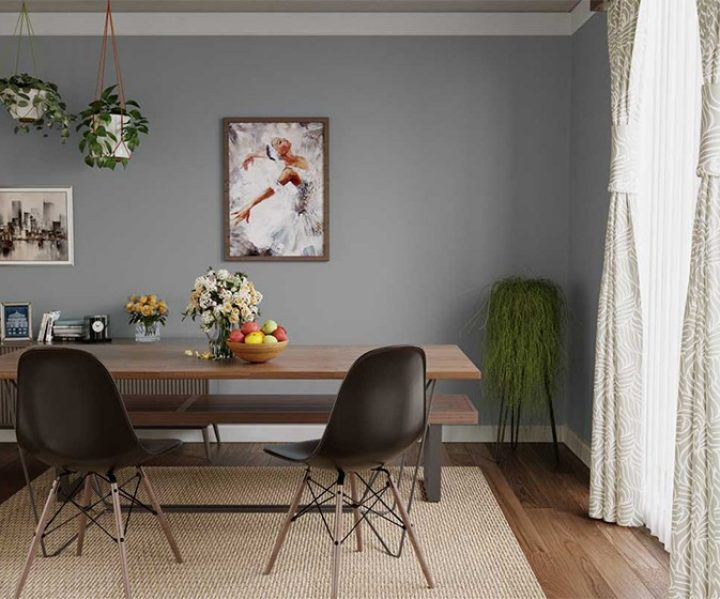
//> input picture DWTSVD_Watermarking/DWTSVD_Watermarking/home.jpg, 720 x 599 px; the run also reads 1 picture not shown here
$ ./DWTSVD_Watermarking   (built with g++ and OpenCV 4)
//> lines starting //> are read from the running program, lines starting //| are printed output that depends on the picture
#include <Eigen/Dense>
#include <opencv2/opencv.hpp>
#include <opencv2/core/eigen.hpp>

#include <iostream>
#include <vector>
#include <cmath>
#include <random>
#include <algorithm>
#include <fstream>
#include <string>
#include <sstream>

using namespace cv;
using namespace std;

// Structure to hold block information
struct Block {
    Rect location;
    double spatial_value;
    double attack_value;
    double merit;
};

// Function to apply Gaussian blur
Mat apply_blur(const Mat& img, double sigma) {
    Mat blurred;
    cv::GaussianBlur(img, blurred, Size(0, 0), sigma);
    return blurred;
}

// Function to add Additive White Gaussian Noise (AWGN)
Mat apply_awgn(const Mat& img, double stddev) {
    Mat noise = Mat(img.size(), CV_64F);
    randn(noise, 0, stddev);
    Mat noisy_img;
    img.convertTo(noisy_img, CV_64F);
    noisy_img += noise;
    noisy_img = max(noisy_img, 0.0);
    noisy_img = min(noisy_img, 255.0);
    noisy_img.convertTo(noisy_img, CV_8U);
    return noisy_img;
}

// Function to apply median filtering
Mat apply_median_filter(const Mat& img, int kernel_size) {
    Mat filtered;
    medianBlur(img, filtered, kernel_size);
    return filtered;
}

// Function to apply sharpening
Mat apply_sharpen(const Mat& img, double sigma, double alpha) {
    Mat blurred, sharpened;
    GaussianBlur(img, blurred, Size(0, 0), sigma);
    sharpened = img + alpha * (img - blurred);
    sharpened = max(sharpened, 0.0);
    sharpened = min(sharpened, 255.0);
    sharpened.convertTo(sharpened, CV_8U);
    return sharpened;
}

// Function to resize image (downscale and upscale)
Mat apply_resize(const Mat& img, double scale) {
    Mat resized, restored;
    resize(img, resized, Size(), scale, scale, INTER_LINEAR);
    resize(resized, restored, img.size(), 0, 0, INTER_LINEAR);
    return restored;
}

// Function to perform Haar Wavelet Transform (DWT)
void haar_wavelet_transform(const Mat& src, Mat& LL, Mat& LH, Mat& HL, Mat& HH) {
    int rows = src.rows / 2;
    int cols = src.cols / 2;

    LL = Mat(rows, cols, CV_64F, Scalar(0));
    LH = Mat(rows, cols, CV_64F, Scalar(0));
    HL = Mat(rows, cols, CV_64F, Scalar(0));
    HH = Mat(rows, cols, CV_64F, Scalar(0));

    for (int i = 0; i < rows; ++i) {
        for (int j = 0; j < cols; ++j) {
            double a = src.at<double>(i * 2, j * 2);
            double b = src.at<double>(i * 2, j * 2 + 1);
            double c = src.at<double>(i * 2 + 1, j * 2);
            double d = src.at<double>(i * 2 + 1, j * 2 + 1);

            LL.at<double>(i, j) = (a + b + c + d) / 4.0;
            LH.at<double>(i, j) = (a - b + c - d) / 4.0;
            HL.at<double>(i, j) = (a + b - c - d) / 4.0;
            HH.at<double>(i, j) = (a - b - c + d) / 4.0;
        }
    }
}

// Function to perform Inverse Haar Wavelet Transform (IDWT)
void inverse_haar_wavelet_transform(const Mat& LL, const Mat& LH, const Mat& HL, const Mat& HH, Mat& dst) {
    int rows = LL.rows * 2;
    int cols = LL.cols * 2;

    dst = Mat(rows, cols, CV_64F, Scalar(0));

    for (int i = 0; i < LL.rows; ++i) {
        for (int j = 0; j < LL.cols; ++j) {
            double ll = LL.at<double>(i, j);
            double lh = LH.at<double>(i, j);
            double hl = HL.at<double>(i, j);
            double hh = HH.at<double>(i, j);

            dst.at<double>(i * 2, j * 2) = ll + lh + hl + hh;
            dst.at<double>(i * 2, j * 2 + 1) = ll - lh + hl - hh;
            dst.at<double>(i * 2 + 1, j * 2) = ll + lh - hl - hh;
            dst.at<double>(i * 2 + 1, j * 2 + 1) = ll - lh - hl + hh;
        }
    }
    // Normalize the values to [0,255]
    //normalize(dst, dst, 0, 255, NORM_MINMAX);
}

// [13 lines left out: function is_image_size_sufficient, not called in this run]

void compute_svd(const Mat& src, Mat& U, Mat& S, Mat& Vt) {
    // Convert OpenCV matrix to Eigen matrix
    Eigen::MatrixXd src_eigen;
    cv::cv2eigen(src, src_eigen);

    // Perform SVD using Eigen
    Eigen::JacobiSVD<Eigen::MatrixXd> svd(src_eigen, Eigen::ComputeFullU | Eigen::ComputeFullV);
    // Assign results to OpenCV matrices
    cv::eigen2cv(svd.matrixU(), U);
    cv::eigen2cv(svd.singularValues(), S);
    cv::eigen2cv(svd.matrixV(), Vt);
}

void reconstruct_matrix(const Mat& U, const Mat& S, const Mat& Vt, Mat& reconstructed) {
    // Convert OpenCV matrices to Eigen matrices
    Eigen::MatrixXd U_eigen, S_eigen, Vt_eigen;
    cv::cv2eigen(U, U_eigen);
    cv::cv2eigen(S, S_eigen);
    cv::cv2eigen(Vt, Vt_eigen);

    // Create a diagonal matrix from the singular values
    Eigen::MatrixXd S_diag = S_eigen;
    if (S.rows == 1 || S.cols == 1)
        S_diag = S_eigen.asDiagonal();

    // Reconstruct the matrix using Eigen's matrix multiplication
    Eigen::MatrixXd reconstructed_eigen = U_eigen * S_diag * Vt_eigen.transpose();
    // Convert the reconstructed Eigen matrix back to an OpenCV matrix
    cv::eigen2cv(reconstructed_eigen, reconstructed);

}

// [23 lines left out: function customConvert8U, not called in this run]

cv::Mat extractPrecisionDifference(const Mat& mat8u, const Mat& mat64f) {
    cv::Mat dst(mat64f.rows, mat64f.cols, mat64f.type());

    for (int i = 0; i < mat64f.rows; ++i) {
        for (int j = 0; j < mat64f.cols; ++j) {
            double value = mat64f.at<double>(i, j);
            int integerPart = mat8u.at<uchar>(i, j);
            double fractionalPart = value - integerPart;
            dst.at<double>(i, j) = fractionalPart;
        }
    }

    return dst;
}

cv::Mat combineMatPrecision(const cv::Mat& integerMat, const cv::Mat& precisionMat) {
    cv::Mat dst(precisionMat.rows, precisionMat.cols, CV_64F);
    for (int i = 0; i < precisionMat.rows; ++i) {
        for (int j = 0; j < precisionMat.cols; ++j) {
            dst.at<double>(i, j) = precisionMat.at<double>(i, j) + (integerMat.at<uchar>(i, j));
        }
    }

    return dst;
}

// Function to save the singular value matrix (S) as a secret key
// [32 lines left out: functions save_singular_values, load_singular_values, not called in this run]

void save_selected_blocks(const vector<Block>& selected_blocks, const string& key_file) {
    std::ofstream file(key_file, std::ios::binary);

    if (file.is_open()) {
        // Write the number of selected blocks
        int num_blocks = selected_blocks.size();
        file.write((char*)&num_blocks, sizeof(int));

        // Write each block information
        for (const Block& block : selected_blocks) {
            // Write block location (x, y, width, height)
            file.write((char*)&block.location.x, sizeof(int));
            file.write((char*)&block.location.y, sizeof(int));
            file.write((char*)&block.location.width, sizeof(int));
            file.write((char*)&block.location.height, sizeof(int));

            // Write block's spatial and attack values
            file.write((char*)&block.spatial_value, sizeof(double));
            file.write((char*)&block.attack_value, sizeof(double));
        }

        file.close();
        std::cout << "Selected blocks information saved to " << key_file << std::endl;
    }
    else {
        std::cerr << "Error: Could not save selected blocks to file." << std::endl;
    }
}

vector<Block> load_selected_blocks(const string& key_file) {
    vector<Block> selected_blocks;
    std::ifstream file(key_file, std::ios::binary);

    if (!file.is_open()) {
        // Handle error: couldn't open file
        throw std::runtime_error("Could not open key file");
    }

    // Read the number of selected blocks
    int num_blocks;
    file.read((char*)&num_blocks, sizeof(int));

    selected_blocks.resize(num_blocks);

    // Read each block information
    for (int i = 0; i < num_blocks; ++i) {
        Block block;
        file.read((char*)&block.location.x, sizeof(int));
        file.read((char*)&block.location.y, sizeof(int));
        file.read((char*)&block.location.width, sizeof(int));
        file.read((char*)&block.location.height, sizeof(int));
        file.read((char*)&block.spatial_value, sizeof(double));
        file.read((char*)&block.attack_value, sizeof(double));
        selected_blocks[i] = block;
    }

    file.close();
    return selected_blocks;
}

void save_svd_components(const Mat& U, const Mat& S, const Mat& Vt, const string& filename) {
    FileStorage fs(filename, FileStorage::WRITE);

    fs << "U" << U;
    fs << "S" << S;
    fs << "Vt" << Vt;

    fs.release();
}

void load_svd_components(const string& filename, Mat& U, Mat& S, Mat& Vt) {
    FileStorage fs(filename, FileStorage::READ);

    fs["U"] >> U;
    fs["S"] >> S;
    fs["Vt"] >> Vt;

    fs.release();
}

void saveMatVectorToFile(const std::vector<Mat>& mat_vector, const std::string& filename) {
    FileStorage fs(filename, FileStorage::WRITE);

    fs << "MatVector" << "[";
    for (const auto& mat : mat_vector) {
        fs << mat;
    }
    fs << "]";

    fs.release();
}

std::vector<Mat> loadMatVectorFromFile(const std::string& filename) {
    FileStorage fs(filename, FileStorage::READ);

    std::vector<Mat> mat_vector;
    FileNode node = fs["MatVector"];
    for (FileNodeIterator it = node.begin(); it != node.end(); ++it) {
        Mat mat;
        *it >> mat;
        mat_vector.push_back(mat);
    }

    fs.release();
    return mat_vector;
}

void savePrecisionMat(const cv::Mat& precisionMat, const std::string& filename) {
    std::ofstream file(filename);
    if (!file.is_open()) {
        std::cerr << "Error opening file: " << filename << std::endl;
        return;
    }

    // Write matrix dimensions
    file << precisionMat.rows << " " << precisionMat.cols << std::endl;

    // Write matrix elements with fixed precision
    for (int i = 0; i < precisionMat.rows; ++i) {
        for (int j = 0; j < precisionMat.cols; ++j) {
            file << std::fixed << std::setprecision(6) << precisionMat.at<double>(i, j) << " ";
        }
        file << std::endl;
    }

    file.close();
}

cv::Mat loadPrecisionMat(const std::string& filename) {
    std::ifstream file(filename);
    if (!file.is_open()) {
        std::cerr << "Error opening file: " << filename << std::endl;
        return cv::Mat();
    }

    int rows, cols;
    file >> rows >> cols;

    cv::Mat precisionMat(rows, cols, CV_64F);

    for (int i = 0; i < rows; ++i) {
        for (int j = 0; j < cols; ++j) {
            file >> precisionMat.at<double>(i, j);
        }
    }

    file.close();

    return precisionMat;
}

// Function to embed watermark
Mat embed_watermark(
    const Mat& original, const Mat& watermark, double alpha,
    const string& key_filename, int wm_width = 32, int wm_height = 32,
    int n_blocks_to_embed = 32, int block_size = 4, double spatial_weight = 0.33
) {
    // Initialize variables
    Mat watermarked_image = original.clone();
    watermarked_image.convertTo(watermarked_image, CV_64F);

    // Initialize blank_image
    Mat blank_image = Mat::zeros(original.size(), CV_64F);

    // Apply various attacks and accumulate differences
    // 1. Gaussian Blur
    vector<double> blur_sigma_values = { 0.1, 0.5, 1, 2, 1.0, 2.0 };
    for (auto sigma : blur_sigma_values) {
        Mat attacked = apply_blur(original, sigma);
        Mat diff;
        absdiff(attacked, original, diff);
        diff.convertTo(diff, CV_64F);
        blank_image += diff;
    }

    // 2. Median Filtering
    vector<int> median_kernel_sizes = { 3, 5, 7, 9, 11 };
    for (auto k : median_kernel_sizes) {
        Mat attacked = apply_median_filter(original, k);
        Mat diff;
        absdiff(attacked, original, diff);
        diff.convertTo(diff, CV_64F);
        blank_image += diff;
    }

    // 3. Additive White Gaussian Noise
    vector<double> awgn_std_values = { 0.1, 0.5, 2, 5, 10 };
    for (auto stddev : awgn_std_values) {
        Mat attacked = apply_awgn(original, stddev);
        Mat diff;
        absdiff(attacked, original, diff);
        diff.convertTo(diff, CV_64F);
        blank_image += diff;
    }

    // 4. Sharpening
    vector<double> sharpen_sigma_values = { 0.1, 0.5, 2, 100 };
    vector<double> sharpen_alpha_values = { 0.1, 0.5, 1, 2 };
    for (auto sigma : sharpen_sigma_values) {
        for (auto a : sharpen_alpha_values) {
            Mat attacked = apply_sharpen(original, sigma, a);
            Mat diff;
            absdiff(attacked, original, diff);
            diff.convertTo(diff, CV_64F);
            blank_image += diff;
        }
    }

    // 5. Resizing
    vector<double> resize_scale_values = { 0.5, 0.75, 0.9, 1.1, 1.5 };
    for (auto scale : resize_scale_values) {
        Mat attacked = apply_resize(original, scale);
        Mat diff;
        absdiff(attacked, original, diff);
        diff.convertTo(diff, CV_64F);
        blank_image += diff;
    }

    // Block selection based on spatial and attack values
    vector<Block> blocks_to_watermark;

    for (int i = 0; i < original.rows; i += block_size) {
        for (int j = 0; j < original.cols; j += block_size) {
            // Ensure the block is within image boundaries
            if ((i + block_size) > original.rows || (j + block_size) > original.cols)
                continue;

            Mat block = original(Rect(j, i, block_size, block_size));
            Scalar mean_scalar = mean(block);
            double mean_val = mean_scalar[0];

            // Filter blocks based on mean intensity
            if (mean_val < 230 && mean_val > 10) {
                // Compute spatial value (average)
                double spatial_val = mean_val;

                // Compute attack value from blank_image
                Mat attack_block = blank_image(Rect(j, i, block_size, block_size));
                Scalar attack_mean = mean(attack_block);
                double attack_val = attack_mean[0];

                // Create block structure
                Block blk;
                blk.location = Rect(j, i, block_size, block_size);
                blk.spatial_value = spatial_val;
                blk.attack_value = attack_val;
                blk.merit = 0.0;
                blocks_to_watermark.push_back(blk);
            }
        }
    }

    // Sort blocks based on spatial value (descending)
    sort(blocks_to_watermark.begin(), blocks_to_watermark.end(), [&](const Block& a, const Block& b) {
        return a.spatial_value > b.spatial_value;
        });

    // Assign merit based on spatial rank
    for (int i = 0; i < blocks_to_watermark.size(); ++i) {
        blocks_to_watermark[i].merit += i * spatial_weight;
    }

    // Sort blocks based on attack value (ascending)
    sort(blocks_to_watermark.begin(), blocks_to_watermark.end(), [&](const Block& a, const Block& b) {
        return a.attack_value < b.attack_value;
        });

    // Assign merit based on attack rank
    double attack_weight = 1.0 - spatial_weight;
    for (int i = 0; i < blocks_to_watermark.size(); ++i) {
        blocks_to_watermark[i].merit += i * attack_weight;
    }

    // Sort blocks based on total merit (descending)
    sort(blocks_to_watermark.begin(), blocks_to_watermark.end(), [&](const Block& a, const Block& b) {
        return a.merit > b.merit;
        });

    // Select top n_blocks_to_embed blocks
    vector<Block> selected_blocks;
    for (int i = 0; i < min(n_blocks_to_embed, (int)blocks_to_watermark.size()); ++i) {
        selected_blocks.push_back(blocks_to_watermark[i]);
    }

    // Precompute SVD of the watermark
    wm_width = min(watermark.cols, wm_width); // Set max watermark size dynamically
    wm_height = min(watermark.rows, wm_height);
    Mat watermark_resized;
    resize(watermark, watermark_resized, Size(wm_width, wm_height), 0, 0, INTER_LINEAR);
    watermark_resized.convertTo(watermark_resized, CV_64F, 1.0 / 255.0); // Normalize

    //Save resized watermark image
    Mat save_watermark = watermark_resized.clone();
    normalize(save_watermark, save_watermark, 0, 255, NORM_MINMAX);
    save_watermark.convertTo(save_watermark, CV_8U);
    imwrite(key_filename + "_actualwatermark.tiff", save_watermark);
    namedWindow("Resized watermark", WINDOW_NORMAL);
    imshow("Resized watermark", save_watermark); waitKey(0);

    Mat Uwm, Swm, Vtwm;
    compute_svd(watermark_resized, Uwm, Swm, Vtwm);
    save_svd_components(Uwm.clone(), Swm.clone(), Vtwm.clone(), key_filename + "wm_svd");
    save_selected_blocks(selected_blocks, key_filename + "_block");

    vector<Mat> original_Sc;
    // Embed watermark into selected blocks
    for (int idx = 0; idx < selected_blocks.size(); ++idx) {
        Rect block_loc = selected_blocks[idx].location;
        Mat block = watermarked_image(block_loc).clone();
        // Perform DWT on the block
        Mat LL, LH, HL, HH;
        haar_wavelet_transform(block, LL, LH, HL, HH);

        // Perform SVD on LL subband
        Mat Uc, Sc, Vtc;
        compute_svd(LL, Uc, Sc, Vtc);

        original_Sc.push_back(Sc.clone());

        // Embed watermark subset
        int shape_LL_tmp = Sc.rows; // Assuming rows represent shape_LL_tmp
        int start_idx = (idx * shape_LL_tmp) % Swm.rows; // Modulo ensures cyclic access to Swm
        int end_idx = start_idx + shape_LL_tmp;

        // Create a subset of Swm with wrapping
        vector<double> Swm_subset(shape_LL_tmp);
        for (int i = 0; i < shape_LL_tmp; ++i) {
            Swm_subset[i] = Swm.at<double>((start_idx + i) % Swm.rows, 0); // Access column-wise
        }

        // Embed the watermark into Sc
        int min_size = std::min(Sc.rows, (int)Swm_subset.size());
        for (int i = 0; i < min_size; ++i) {
            Sc.at<double>(i) += alpha * Swm_subset[i];
        }

        // Perform inverse DWT
        Mat reconstructed_block, modified_LL;
        reconstruct_matrix(Uc, Sc, Vtc, modified_LL);

        inverse_haar_wavelet_transform(modified_LL, LH, HL, HH, reconstructed_block);
        // Replace the block in the watermarked image
        reconstructed_block.copyTo(watermarked_image(block_loc));
    }

    saveMatVectorToFile(original_Sc, key_filename + "ori_s");
    Mat watermarked_image_int;
    watermarked_image.convertTo(watermarked_image_int, CV_8U);
    Mat precision_obj = extractPrecisionDifference(watermarked_image_int, watermarked_image);
    savePrecisionMat(precision_obj, key_filename + "_precision");

    return watermarked_image_int;
}


Mat extract_watermark(const Mat& watermarked_int_image, const string& key_filename, int n_blocks_to_extract = 32, int block_size = 4, double alpha = 5.11) {
    // Load singular values and selected blocks
    Mat Uwm, Swm, Vtwm;
    vector<Block> selected_blocks = load_selected_blocks(key_filename + "_block");
    load_svd_components(key_filename +"wm_svd", Uwm, Swm, Vtwm);
    vector<Mat> ori_S  = loadMatVectorFromFile( key_filename + "ori_s");
    Mat precision = loadPrecisionMat(key_filename + "_precision");
    Mat watermarked_image = combineMatPrecision(watermarked_int_image, precision);

    // Initialize watermark image
    Mat extracted_watermark_S = Mat::zeros(Swm.size(), CV_64F);
    // Iterate over the selected blocks to extract watermark components
    for (int idx = 0; idx < min(n_blocks_to_extract, (int)selected_blocks.size()); ++idx) {
        Rect block_loc = selected_blocks[idx].location;
        Mat block = watermarked_image(block_loc).clone();
        block.convertTo(block, CV_64F);

        // Perform DWT on the block
        Mat LL, LH, HL, HH;
        haar_wavelet_transform(block, LL, LH, HL, HH);
        // Perform SVD on LL subband
        Mat Uc, Sc, Vtc;
        compute_svd(LL, Uc, Sc, Vtc);

         // Extract singular values related to the watermark
        int min_size = std::min(Sc.rows, Swm.rows);
        Mat current_oriSc = ori_S[idx];

        for (int i = 0; i < min_size; ++i) {
            // Compute the original index in Swm
            int wm_index = (idx * Sc.rows + i) % Swm.rows;

            // Calculate extracted watermark singular value
            double extracted_value = (Sc.at<double>(i) - current_oriSc.at<double>(i)) / alpha;
            // Add the extracted value to the corresponding position in extracted_watermark_S
            extracted_watermark_S.at<double>(wm_index) += extracted_value;
        }
    }
    Mat extracted_watermark;
    reconstruct_matrix(Uwm, extracted_watermark_S, Vtwm, extracted_watermark);
    // Normalize and convert to CV_8U
    normalize(extracted_watermark, extracted_watermark, 0, 255, NORM_MINMAX);
    extracted_watermark.convertTo(extracted_watermark, CV_8U);

    return extracted_watermark;
}


#include <filesystem>
int main() {
    int original_width = 512;
    int original_height = 512;
    int watermark_width = 64;
    int watermark_height = 64;
    int block_size = 4;
    int n_blocks_to_embed = 128;
    double spatial_weight = 0.33;

    string original_image_path = "home.jpg";
    string output_filename = "watermarked_image";
    string output_image_path = output_filename + ".tiff";
    string watermark_image_path = "mono.png";

    if (!std::filesystem::exists(original_image_path)) {
        std::cerr << "File does not exist: " << original_image_path << std::endl;
        return -1;
    }

    // Load original image in grayscale
    Mat original_image = imread(original_image_path, IMREAD_GRAYSCALE);
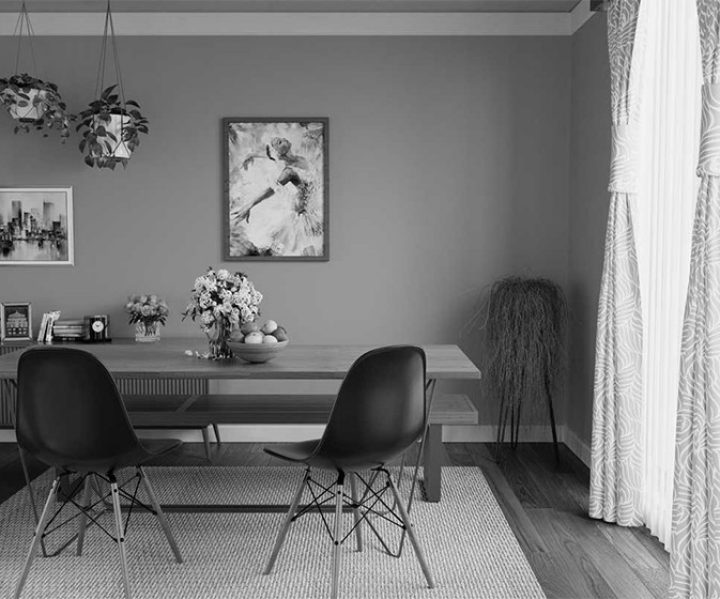
//> original_image: 599 rows x 720 cols, CV_8UC1; min 0, max 255, mean 123.1
    if (original_image.empty()) {
        cerr << "Error: Could not load original image from path: " << original_image_path << endl;
        return -1;
    }

    // Resize original image to 512x512 if not already
    if (original_image.rows > original_height || original_image.cols > original_width) {
        resize(original_image, original_image, Size(original_height, original_width), 0, 0, INTER_LINEAR);
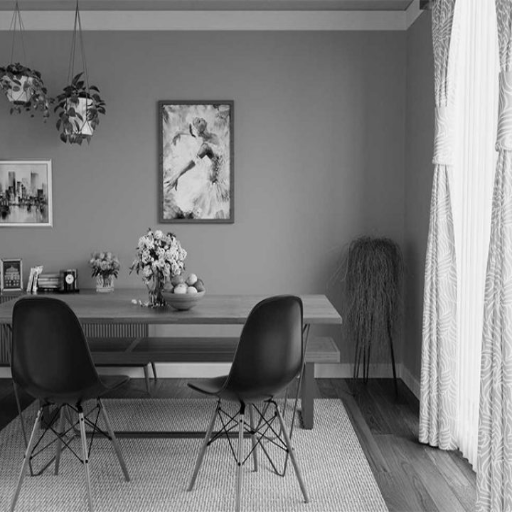
//> original_image: 512 rows x 512 cols, CV_8UC1; min 0, max 251, mean 123.1
        cout << "Original image resized to "<<original_width<<"x"<<original_height << endl;
    }

    // Display original image
    namedWindow("Original Image", WINDOW_NORMAL);
    imshow("Original Image", original_image);
    // Wait for a key press to proceed
    waitKey(0);

    // Load watermark image in grayscale
    Mat watermark_image = imread(watermark_image_path, IMREAD_GRAYSCALE);
//> (the rest of the program and of its run is left out)
